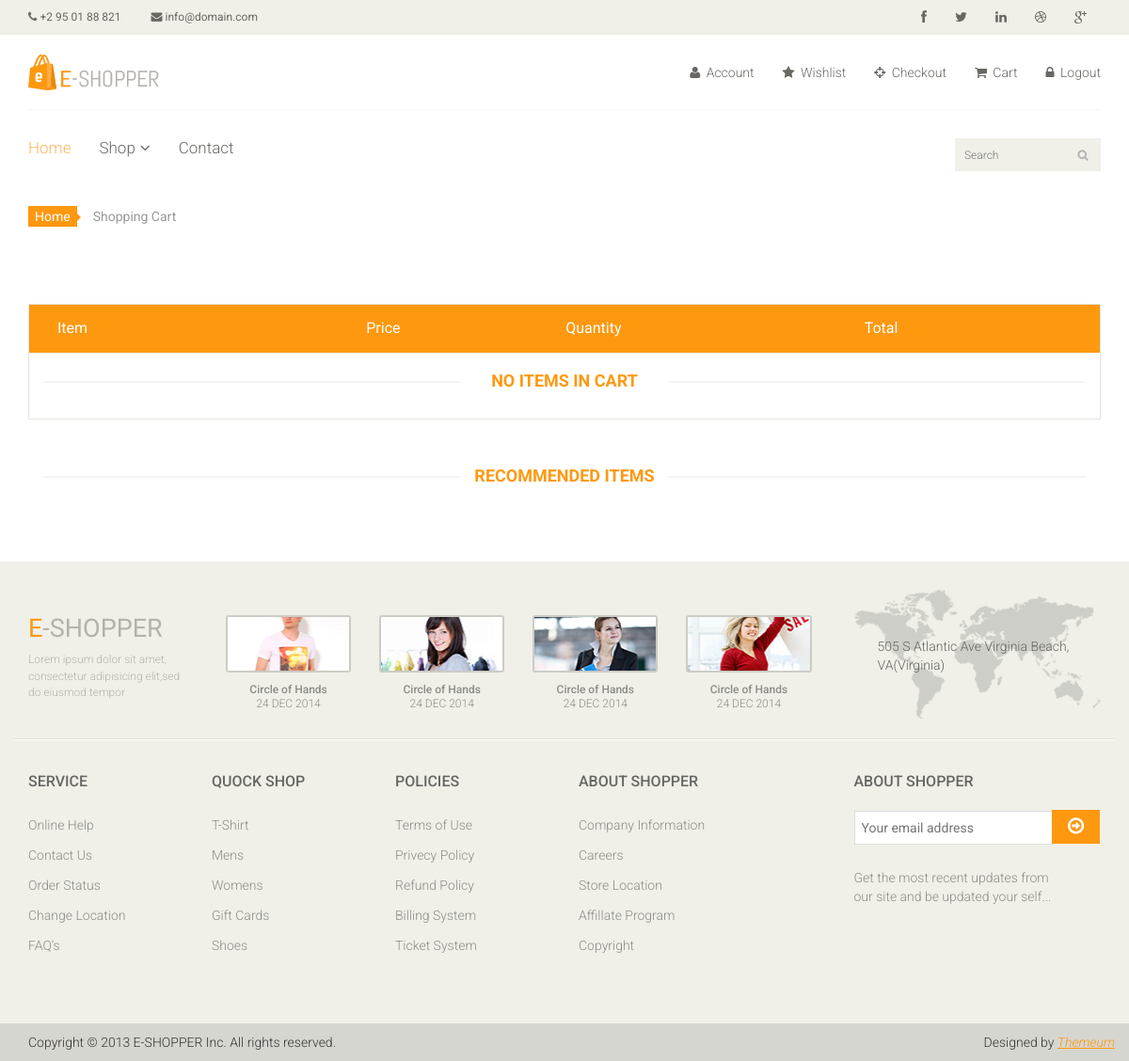
The app's page /cart/ (signed in), older data.
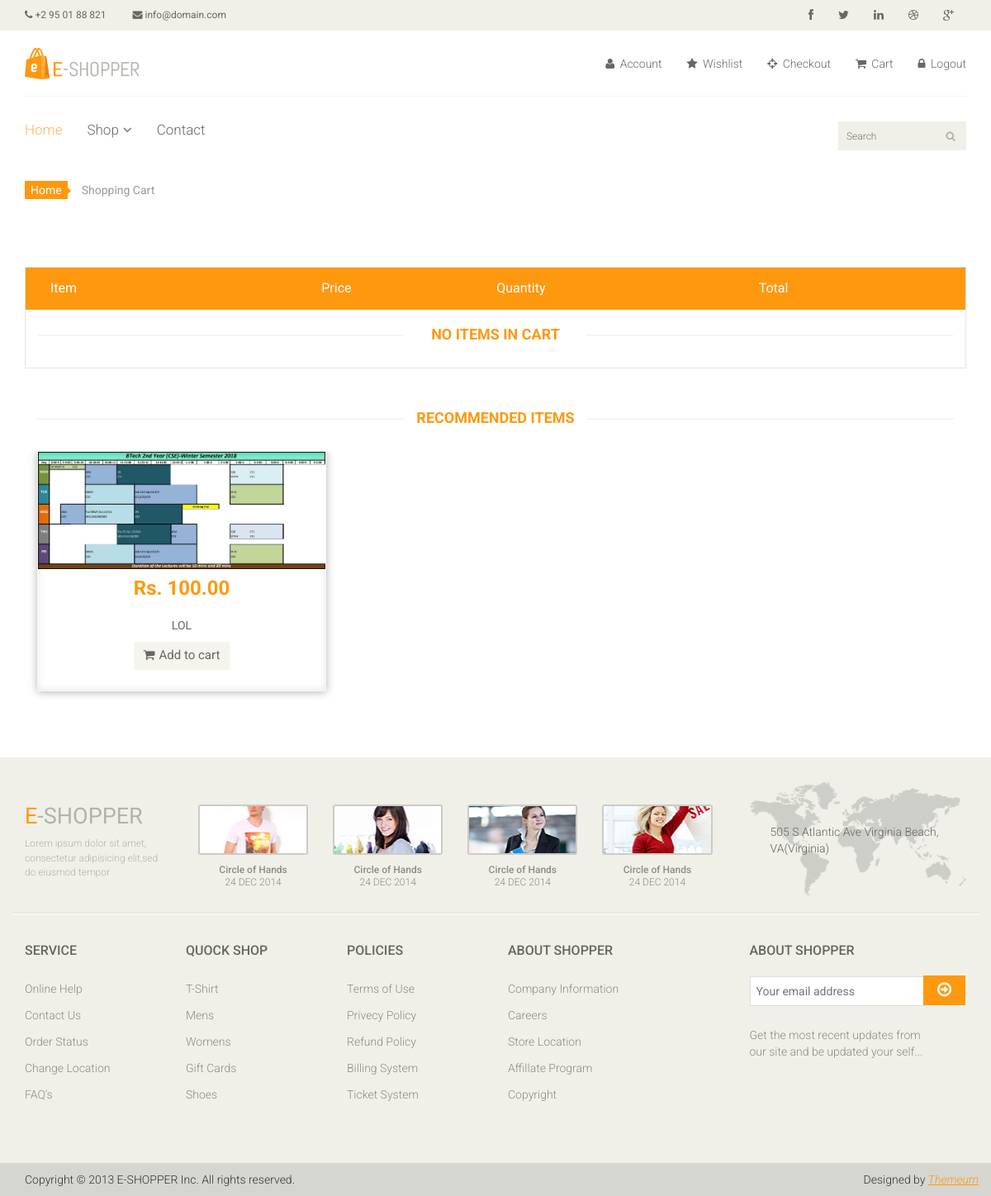
The same page, newer data.
### main/models.py (models this page shows)
class Item(models.Model):
    title = models.CharField(max_length=100)
    unit_price = models.DecimalField(max_digits=10, decimal_places=2)
    category = models.ForeignKey(Category, on_delete=models.CASCADE)
    quantity = models.PositiveIntegerField()
    description = models.TextField()
    image = models.FileField()

### main/views.py (the view)
# urls.py: path('cart/', views.cart, name="cart"),
def cart(request):
    if request.user.is_authenticated:
        item_ids = Cart.objects.filter(user_id=request.user.id)
        cartItems = [Item.objects.get(pk=i.item_id) for i in item_ids]
        filtered_items = [item for item in Item.objects.all()[:7]]
        return render(request, 'main/cart.html', {"items_in_cart": cartItems, "recommended_items": filtered_items})
    else:
        return redirect('/login/')

### main/templates/main/cart.html (shortened to what this page needs)
{% extends 'main/base.html' %}
{% block content %}
    {% load template_django %}
	<section id="cart_items">
		<div class="container">
			<div class="breadcrumbs">
				<ol class="breadcrumb">
				  <li><a href="#">Home</a></li>
				  <li class="active">Shopping Cart</li>
				</ol>
			</div>
            <div class="table-responsive cart_info">
                <table class="table table-condensed">
                    <thead>
                        <tr class="cart_menu">
                            <td class="image">Item</td>
                            <td class="description"></td>
                            <td class="price">Price</td>
                            <td class="quantity">Quantity</td>
                            <td class="total">Total</td>
                            <td></td>
                        </tr>
                    </thead>
                </table>
                {% if not items_in_cart %}
                    <h2 class="title text-center">No Items in Cart</h2>
                {% endif %}
            </div>
		</div>
	</section>
    {% if items_in_cart %}
        <section id="do_action">
            <div class="container">
                <div class="heading">
                    <h3>What would you like to do next?</h3>
                    <p>Choose if you have a discount code or reward points you want to use or would like to estimate your delivery cost.</p>
                </div>
                <div class="row">
                    <div class="col-sm-6">
                        <div class="chose_area">
                            <ul class="user_option">
                                <li>
                                    <input type="checkbox">
                                    <label>Use Coupon Code</label>
                                </li>
                                <li>
                                    <input type="checkbox">
                                    <label>Use Gift Voucher</label>
                                </li>
                                <li>
                                    <input type="checkbox">
                                    <label>Estimate Shipping & Taxes</label>
                                </li>
                            </ul>
                            <ul class="user_info">
                                <li class="single_field">
                                    <label>Country:</label>
                                    <select>
                                        <option>United States</option>
                                        <option>Bangladesh</option>
                                        <option>UK</option>
                                        <option>India</option>
                                        <option>Pakistan</option>
                                        <option>Ucrane</option>
                                        <option>Canada</option>
                                        <option>Dubai</option>
                                    </select>
                                </li>
                                <li class="single_field">
                                    <label>Region / State:</label>
                                    <select>
                                        <option>Select</option>
                                        <option>Dhaka</option>
                                        <option>London</option>
                                        <option>Dillih</option>
                                        <option>Lahore</option>
                                        <option>Alaska</option>
                                        <option>Canada</option>
                                        <option>Dubai</option>
                                    </select>
                                </li>
                                <li class="single_field zip-field">
                                    <label>Zip Code:</label>
                                    <input type="text">
                                </li>
                            </ul>
                            <a class="btn btn-default update" href="">Get Quotes</a>
                            <a class="btn btn-default check_out" href="">Continue</a>
                        </div>
                    </div>
                    <div class="col-sm-6">
                        <div class="total_area">
                            <ul>
                                <li>Cart Sub Total <span>$59</span></li>
                                <li>Eco Tax <span>$2</span></li>
                                <li>Shipping Cost <span>Free</span></li>
                                <li>Total <span>$61</span></li>
                            </ul>
                                <a class="btn btn-default update" href="">Update</a>
                                <a class="btn btn-default check_out" href="">Check Out</a>
                        </div>
                    </div>
                </div>
            </div>
        </section>
    {% else %}
        <section id="do_action">
            <div class="container">
                <div class="heading">
                    <h2 class="title text-center">Recommended Items</h2>
                </div>
                <div class="row">
                    <div class="col-sm-12">
                        <div id="recommended-item-carousel" class="carousel slide" data-ride="carousel">
                            <div class="carousel-inner">
                                <div class="item active">
                                    {% for recommended_item in recommended_items %}
                                        <a href="{% url 'product_details' recommended_item.id %}">
                                            <div class="col-sm-4">
                                                <div class="product-image-wrapper">
                                                    <div class="single-products">
                                                        <div class="productinfo text-center">
                                                            <img src="{{ recommended_item.image.url }}" alt="" />
                                                            <h2>Rs. {{ recommended_item.unit_price }}</h2>
                                                            <p>{{ recommended_item.title }}</p>
                                                            <a href="{% url 'addToCart' recommended_item.id %}" class="btn btn-default add-to-cart"><i class="fa fa-shopping-cart"></i>Add to cart</a>
                                                        </div>
                                                    </div>
                                                </div>
                                            </div>
                                        </a>
                                    {% endfor %}
                                </div>
                            </div>
                        </div>
                    </div>
                </div>
            </div>
        </section>
    {% endif %}
{% endblock %}

### main/templates/main/base.html (shortened to what this page needs)
{% load staticfiles %}
<!DOCTYPE html>
<html lang="en">
<head>
    <link href="{% static 'main/css/bootstrap.min.css' %}" rel="stylesheet">
    <link href="{% static 'main/css/font-awesome.min.css' %}" rel="stylesheet">
    <link href="{% static 'main/css/prettyPhoto.css' %}" rel="stylesheet">
    <link href="{% static 'main/css/price-range.css' %}" rel="stylesheet">
    <link href="{% static 'main/css/animate.css' %}" rel="stylesheet">
	<link href="{% static 'main/css/main.css' %}" rel="stylesheet">
	<link href="{% static 'main/css/responsive.css' %}" rel="stylesheet">
</head>
<body>
    <header id="header">
		<div class="header_top">
			<div class="container">
				<div class="row">
					<div class="col-sm-6">
						<div class="contactinfo">
							<ul class="nav nav-pills">
								<li><a href="#"><i class="fa fa-phone"></i> +2 95 01 88 821</a></li>
								<li><a href="#"><i class="fa fa-envelope"></i> info@domain.com</a></li>
							</ul>
						</div>
					</div>
					<div class="col-sm-6">
						<div class="social-icons pull-right">
							<ul class="nav navbar-nav">
								<li><a href="#"><i class="fa fa-facebook"></i></a></li>
								<li><a href="#"><i class="fa fa-twitter"></i></a></li>
								<li><a href="#"><i class="fa fa-linkedin"></i></a></li>
								<li><a href="#"><i class="fa fa-dribbble"></i></a></li>
								<li><a href="#"><i class="fa fa-google-plus"></i></a></li>
							</ul>
						</div>
					</div>
				</div>
			</div>
		</div>
		<div class="header-middle">
			<div class="container">
				<div class="row">
					<div class="col-sm-4">
						<div class="logo pull-left">
							<a href="{% url 'index' %}"><img src="{% static 'main/images/home/logo.png' %}" alt="" /></a>
						</div>
					</div>
					<div class="col-sm-8">
						<div class="shop-menu pull-right">
							<ul class="nav navbar-nav">
                                {% if user.is_authenticated %}
                                    <li><a href="{% url 'profile' %}"><i class="fa fa-user"></i> Account</a></li>
                                    <li><a href="{% url 'wishlist' %}"><i class="fa fa-star"></i> Wishlist</a></li>
                                    <li><a href="{% url 'checkout' %}"><i class="fa fa-crosshairs"></i> Checkout</a></li>
                                    <li><a href="{% url 'cart' %}"><i class="fa fa-shopping-cart"></i> Cart</a></li>
								    <li><a href="{% url 'logout' %}?next=/"><i class="fa fa-lock"></i> Logout</a></li>
                                {% else %}
                                    <li><a href="{% url 'login' %}"><i class="fa fa-lock"></i> Login</a></li>
                                    <li><a href="{% url 'signup' %}"><i class="fa fa-lock"></i> Register</a></li>
                                {% endif %}
							</ul>
						</div>
					</div>
				</div>
			</div>
		</div>
		<div class="header-bottom">
			<div class="container">
				<div class="row">
					<div class="col-sm-9">
						<div class="mainmenu pull-left">
							<ul class="nav navbar-nav collapse navbar-collapse">
								<li><a href="{% url 'index' %}" class="active">Home</a></li>
								<li class="dropdown"><a href="">Shop<i class="fa fa-angle-down"></i></a>
                                </li>
								<li><a href="contact-us.html">Contact</a></li>
							</ul>
						</div>
					</div>
					<div class="col-sm-3">
						<div class="search_box pull-right">
							<input type="text" placeholder="Search"/>
						</div>
					</div>
				</div>
			</div>
		</div>
	</header>
    {% block content %}
    {% endblock %}
    <footer id="footer">
		<div class="footer-top">
			<div class="container">
				<div class="row">
					<div class="col-sm-2">
						<div class="companyinfo">
							<h2><span>e</span>-shopper</h2>
							<p>Lorem ipsum dolor sit amet, consectetur adipisicing elit,sed do eiusmod tempor</p>
						</div>
					</div>
					<div class="col-sm-7">
						<div class="col-sm-3">
							<div class="video-gallery text-center">
								<a href="#">
									<div class="iframe-img">
										<img src="{% static 'main/images/home/iframe1.png' %}" alt="" />
									</div>
								</a>
								<p>Circle of Hands</p>
								<h2>24 DEC 2014</h2>
							</div>
						</div>
						<div class="col-sm-3">
							<div class="video-gallery text-center">
								<a href="#">
									<div class="iframe-img">
										<img src="{% static 'main/images/home/iframe2.png' %}" alt="" />
									</div>
								</a>
								<p>Circle of Hands</p>
								<h2>24 DEC 2014</h2>
							</div>
						</div>
						<div class="col-sm-3">
							<div class="video-gallery text-center">
								<a href="#">
									<div class="iframe-img">
										<img src="{% static 'main/images/home/iframe3.png' %}" alt="" />
									</div>
								</a>
								<p>Circle of Hands</p>
								<h2>24 DEC 2014</h2>
							</div>
						</div>
						<div class="col-sm-3">
							<div class="video-gallery text-center">
								<a href="#">
									<div class="iframe-img">
										<img src="{% static 'main/images/home/iframe4.png' %}" alt="" />
									</div>
								</a>
								<p>Circle of Hands</p>
								<h2>24 DEC 2014</h2>
							</div>
						</div>
					</div>
					<div class="col-sm-3">
						<div class="address">
							<img src="{% static 'main/images/home/map.png' %}" alt="" />
							<p>505 S Atlantic Ave Virginia Beach, VA(Virginia)</p>
						</div>
					</div>
				</div>
			</div>
		</div>
		<div class="footer-widget">
			<div class="container">
				<div class="row">
					<div class="col-sm-2">
						<div class="single-widget">
							<h2>Service</h2>
							<ul class="nav nav-pills nav-stacked">
								<li><a href="#">Online Help</a></li>
								<li><a href="#">Contact Us</a></li>
								<li><a href="#">Order Status</a></li>
								<li><a href="#">Change Location</a></li>
								<li><a href="#">FAQ’s</a></li>
							</ul>
						</div>
					</div>
					<div class="col-sm-2">
						<div class="single-widget">
							<h2>Quock Shop</h2>
							<ul class="nav nav-pills nav-stacked">
								<li><a href="#">T-Shirt</a></li>
								<li><a href="#">Mens</a></li>
								<li><a href="#">Womens</a></li>
								<li><a href="#">Gift Cards</a></li>
								<li><a href="#">Shoes</a></li>
							</ul>
						</div>
					</div>
					<div class="col-sm-2">
						<div class="single-widget">
							<h2>Policies</h2>
							<ul class="nav nav-pills nav-stacked">
								<li><a href="#">Terms of Use</a></li>
								<li><a href="#">Privecy Policy</a></li>
								<li><a href="#">Refund Policy</a></li>
								<li><a href="#">Billing System</a></li>
								<li><a href="#">Ticket System</a></li>
							</ul>
						</div>
					</div>
					<div class="col-sm-2">
						<div class="single-widget">
							<h2>About Shopper</h2>
							<ul class="nav nav-pills nav-stacked">
								<li><a href="#">Company Information</a></li>
								<li><a href="#">Careers</a></li>
								<li><a href="#">Store Location</a></li>
								<li><a href="#">Affillate Program</a></li>
								<li><a href="#">Copyright</a></li>
							</ul>
						</div>
					</div>
					<div class="col-sm-3 col-sm-offset-1">
						<div class="single-widget">
							<h2>About Shopper</h2>
							<form action="#" class="searchform">
								<input type="text" placeholder="Your email address" />
								<button type="submit" class="btn btn-default"><i class="fa fa-arrow-circle-o-right"></i></button>
								<p>Get the most recent updates from <br />our site and be updated your self...</p>
							</form>
						</div>
					</div>
				</div>
			</div>
		</div>
		<div class="footer-bottom">
			<div class="container">
				<div class="row">
					<p class="pull-left">Copyright © 2013 E-SHOPPER Inc. All rights reserved.</p>
					<p class="pull-right">Designed by <span><a target="_blank" href="http://www.themeum.com">Themeum</a></span></p>
				</div>
			</div>
		</div>
	</footer>
</body>
</html>

Row changes from the older to the newer data that the page shows:
added Item: image (picture), unit_price "100.00", title "LOL"
